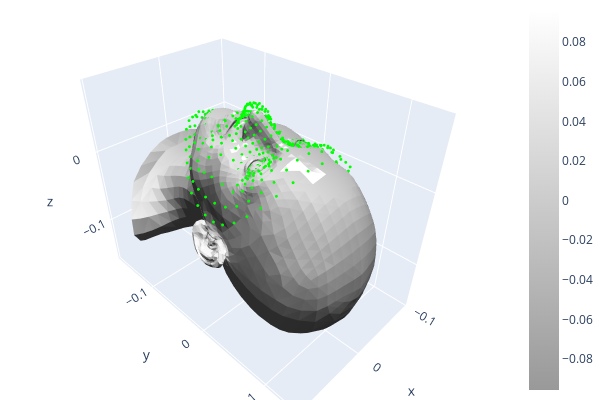

The notebook cell this image was saved under:
### Markdown cell above
## Calculate Loss Function

### Code cell
from src.data.mesh_loss_function import mesh_loss_function
loss=mesh_loss_function(Mesh,Flame_landmarks,landmark,True)
print("Loss Results: ",loss)

### Figure 1 — Plotly figure (JSON) as saved in the notebook; plotly's stock layout.template omitted (floating-point values rounded to 4 significant figures; data arrays with more than 128 entries replaced by an {"elided": "..."} marker saying what was removed)
{"data": [{"colorscale": [[0, "rgb(153, 153, 153)"], [1, "rgb(255,255,255)"]], "flatshading": true, "i": {"elided": "9976 int values"}, "intensity": {"elided": "5023 float values"}, "j": {"elided": "9976 int values"}, "k": {"elided": "9976 int values"}, "lighting": {"ambient": 0.18, "diffuse": 1, "facenormalsepsilon": 1e-15, "fresnel": 0.1, "roughness": 0.05, "specular": 1, "vertexnormalsepsilon": 1e-15}, "lightposition": {"x": 100, "y": 200, "z": 0}, "type": "mesh3d", "x": {"elided": "5023 float values"}, "y": {"elided": "5023 float values"}, "z": {"elided": "5023 float values"}}, {"marker": {"color": {"elided": "478x3 int values"}, "size": 1}, "mode": "markers", "type": "scatter3d", "x": {"elided": "478 float values"}, "y": {"elided": "478 float values"}, "z": {"elided": "478 float values"}}], "layout": {"height": 400, "margin": {"b": 0, "l": 0, "r": 0, "t": 0}, "scene": {"camera": {"center": {"x": 0, "y": 0, "z": 0}, "up": {"x": 0, "y": 0, "z": 1}}}, "showlegend": false, "width": 600}}
